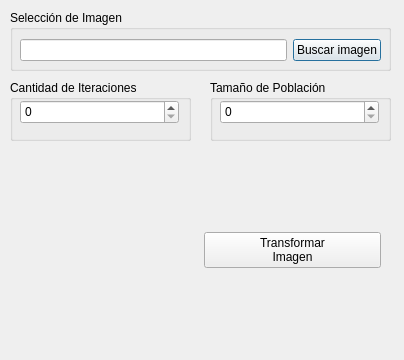
<?xml version="1.0" encoding="UTF-8"?>
<ui version="4.0">
 <class>properties_Dialog</class>
 <widget class="QDialog" name="properties_Dialog">
  <property name="geometry">
   <rect>
    <x>0</x>
    <y>0</y>
    <width>404</width>
    <height>360</height>
   </rect>
  </property>
  <property name="windowTitle">
   <string>Dialog</string>
  </property>
  <widget class="QGroupBox" name="imageSelection_Box">
   <property name="geometry">
    <rect>
     <x>10</x>
     <y>10</y>
     <width>381</width>
     <height>61</height>
    </rect>
   </property>
   <property name="title">
    <string>Selección de Imagen</string>
   </property>
   <widget class="QWidget" name="horizontalLayoutWidget">
    <property name="geometry">
     <rect>
      <x>10</x>
      <y>20</y>
      <width>361</width>
      <height>41</height>
     </rect>
    </property>
    <layout class="QHBoxLayout" name="horizontalLayout">
     <item>
      <widget class="QLineEdit" name="imagePath_textInput"/>
     </item>
     <item>
      <widget class="QPushButton" name="imageSearch_Button">
       <property name="text">
        <string>Buscar imagen</string>
       </property>
      </widget>
     </item>
    </layout>
   </widget>
  </widget>
  <widget class="QGroupBox" name="iteration_Box">
   <property name="geometry">
    <rect>
     <x>10</x>
     <y>80</y>
     <width>181</width>
     <height>61</height>
    </rect>
   </property>
   <property name="title">
    <string>Cantidad de Iteraciones</string>
   </property>
   <widget class="QSpinBox" name="iteration_spinBox">
    <property name="geometry">
     <rect>
      <x>10</x>
      <y>20</y>
      <width>159</width>
      <height>24</height>
     </rect>
    </property>
   </widget>
  </widget>
  <widget class="QGroupBox" name="population_Box">
   <property name="geometry">
    <rect>
     <x>210</x>
     <y>80</y>
     <width>181</width>
     <height>61</height>
    </rect>
   </property>
   <property name="title">
    <string>Tamaño de Población</string>
   </property>
   <widget class="QSpinBox" name="population_spinBox">
    <property name="geometry">
     <rect>
      <x>10</x>
      <y>20</y>
      <width>159</width>
      <height>24</height>
     </rect>
    </property>
   </widget>
  </widget>
  <widget class="QWidget" name="horizontalLayoutWidget_2">
   <property name="geometry">
    <rect>
     <x>20</x>
     <y>150</y>
     <width>361</width>
     <height>201</height>
    </rect>
   </property>
   <layout class="QHBoxLayout" name="horizontalLayout_2">
    <item>
     <widget class="QLabel" name="imagePreview_View">
      <property name="text">
       <string/>
      </property>
      <property name="scaledContents">
       <bool>true</bool>
      </property>
     </widget>
    </item>
    <item>
     <widget class="QPushButton" name="generate_Button">
      <property name="text">
       <string>Transformar 
Imagen</string>
      </property>
     </widget>
    </item>
   </layout>
  </widget>
 </widget>
 <resources/>
 <connections/>
</ui>
